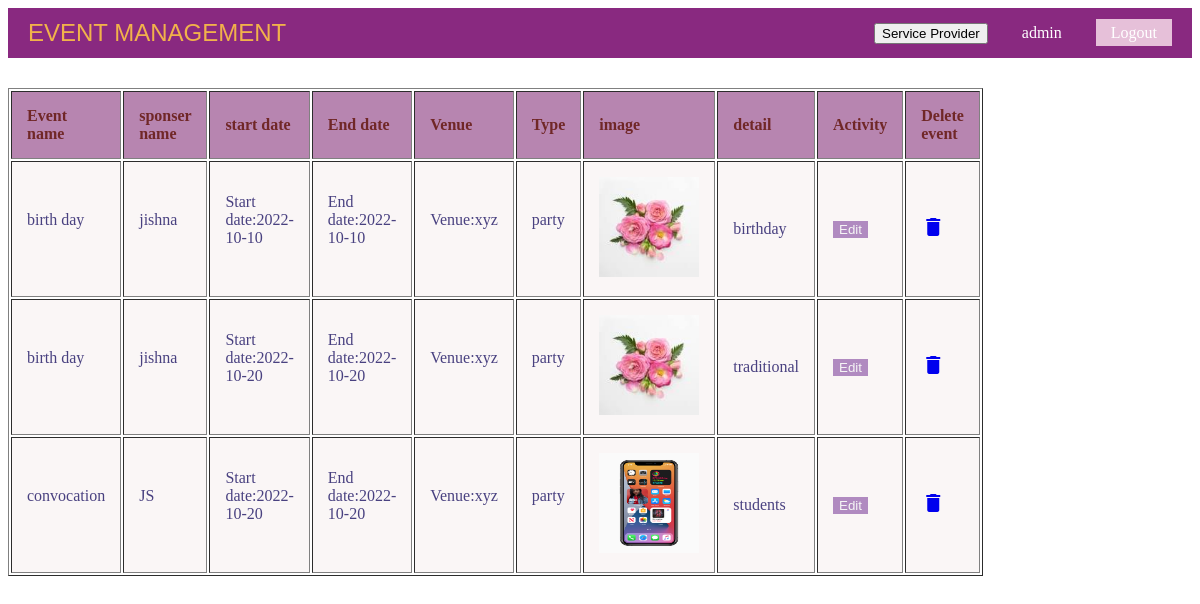
The page /service/ (signed in) on the database its author committed.
### service_app/models.py (models this page shows)
class EventList(models.Model):
    Event_name=models.CharField(max_length=200)
    Sponser_name=models.CharField(max_length=200)
    Start_date=models.CharField(max_length=10)
    End_date=models.CharField(max_length=10)
    Event_detail=models.CharField(max_length=1000)
    Event_image=models.ImageField(upload_to="events")
    Event_venue=models.CharField(max_length=200)
    Event_type=models.CharField(max_length=200)

### service_app/views.py (the view)
# urls.py: 2. Add a URL to urlpatterns:  path('', views.home, name='home')
def home(request):
    events=EventList.objects.all()
    return render(request, "shome.html",{"events":events})

### templates/shome.html (shortened to what this page needs)
{%load static%}
<!DOCTYPE html>
<html lang="en">
<head>
</head>
<body>
    <div class="nav">
        <a class="nav-title">EVENT MANAGEMENT</a>
        <div class="second-nav">
            <a href="{%url 'add_event'%}" class="nav-link"><button>Service Provider</button></a>
            <a href="#" class="nav-name">{{request.user.username}}</a>
            <a href="{%url 'signout'%}" class="nav-name btn">Logout</a><br>
        </div>
    </div>
<div class="first">
   <div class="main">
   <table border="1">
    <tr>
        <th>Event name</th>
        <th>sponser name</th>
        <th>start date</th>
        <th>End date</th>
        <th>Venue</th>
        <th>Type</th>
        <th>image</th>
        <th>detail</th>
        <th>Activity</th>
        <th>Delete event</th>
    </tr>
    {%for event in events %}
    <tr>
   <td><p class="event-name">{{event.Event_name}}</p><br></td>
    <td><p class="sponser-name">{{event.Sponser_name}}</p><br></td>
    <td><p class="start-date">Start date:{{event.Start_date}}</p><br></td>
    <td><p class="end-date">End date:{{event.End_date}}</p><br></td>
    <td><p class="venue-address">Venue:{{event.Event_venue}}</p><br></td>
    <td><p class="event-type">{{event.Event_type}}</p><br></td>
    <td><img src="{{event.Event_image.url}}" alt="" class="card-image"><br></td>
    <td><p class="para">{{event.Event_detail}}</p></td>
        <td><a href="{%url 'edit_event'   event.id%}"><button class="right">Edit</button></a></td>
        <td><a href="{%url 'delete_event' event.id%}" onclick="return confirm('Are you sure want to delete?')"><i class="material-icons">delete</i></a></td>
    </tr>
    {%endfor%}
</table>
</div>
</div>
</body>
</html>

### templates/shome.html (style rules this page uses)
.nav { display: flex; justify-content: space-between; background-color: rgb(137, 41, 128); height: 50px; color: aliceblue; align-items: center; padding: 0 20px; }
.nav-title { font-size: 24px; font-family: 'Poppins', sans-serif; color: #F1B24A; }
.nav-link { text-decoration: none; font-size: 18px; color:#FFFFFF; }
.nav-name { padding: 5px 15px; margin-left: 15px; color: #FFFFFF ; text-decoration: none; }
.btn { background-color: #e6c0d9; padding: 5px 15px; margin-left: 15px; color: #FFFFFF ; text-decoration: none; }
table { width: 70%; margin-top: 30px; margin-right: 40px; }
th { height: 30px; padding: 15px; text-align: left; color: rgb(112, 39, 39); background-color: rgb(183, 133, 176); }
td { padding: 15px; text-align: left; color: rgb(73, 65, 128); background-color: rgb(250, 246, 246); }
.right { background-color: rgb(176, 138, 192); justify-content: space-between; border: violet; color: whitesmoke; }
.card-image { height: 100px; width: 100px; }

### rows shown on the page
EventList: Event_name "birth day", Sponser_name "jishna", Start_date "2022-10-10", End_date "2022-10-10", Event_venue "xyz", Event_type "party", Event_image (picture), Event_detail "birthday"
EventList: Event_name "birth day", Sponser_name "jishna", Start_date "2022-10-20", End_date "2022-10-20", Event_venue "xyz", Event_type "party", Event_image (picture), Event_detail "traditional"
EventList: Event_name "convocation", Sponser_name "JS", Start_date "2022-10-20", End_date "2022-10-20", Event_venue "xyz", Event_type "party", Event_image (picture), Event_detail "students"

### other values the page prints
{{ request.user.username }} "admin"
